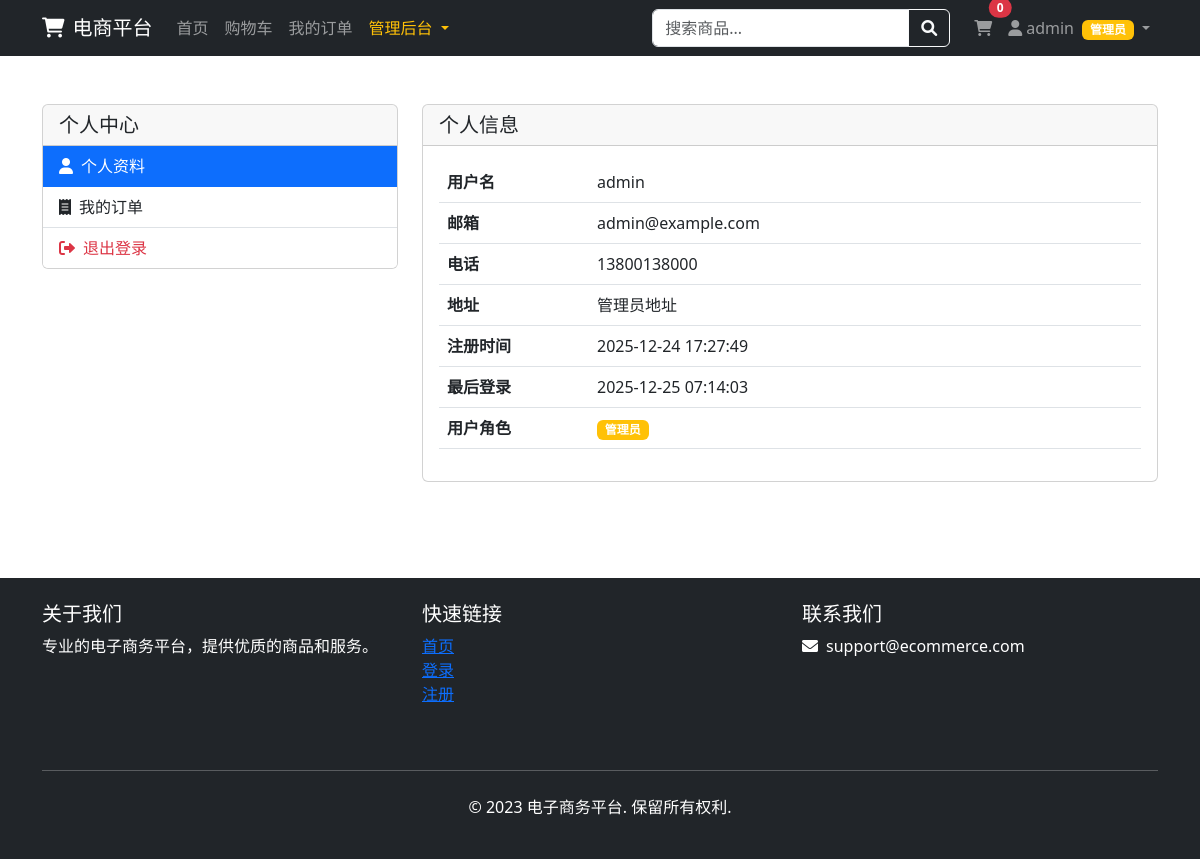
Page /auth/profile (signed in) on the committed database.
### app/models.py (models this page shows, shortened)
class User(UserMixin, db.Model):
    __tablename__ = 'users'
    id = db.Column(db.Integer, primary_key=True)
    username = db.Column(db.String(64), unique=True, nullable=False, index=True)
    email = db.Column(db.String(120), unique=True, nullable=False, index=True)
    password_hash = db.Column(db.String(256), nullable=False)
    is_admin = db.Column(db.Boolean, default=False)
    is_active = db.Column(db.Boolean, default=True)
    created_at = db.Column(db.DateTime, default=datetime.utcnow)
    last_login = db.Column(db.DateTime)
    phone = db.Column(db.String(20))
    address = db.Column(db.Text)
    avatar = db.Column(db.String(200), default='default_avatar.png')
    carts = db.relationship('Cart', backref='user', lazy='dynamic')
    orders = db.relationship('Order', backref='user', lazy='dynamic')
    reviews = db.relationship('Review', backref='user', lazy='dynamic')
    logs = db.relationship('UserLog', backref='user', lazy='dynamic')

### app/auth/routes.py (the view)
@auth.route('/profile')
@login_required
def profile():
    return render_template('profile.html')

### app/context_processors.py (called while the page is built)
def inject_now():
    return {'now': datetime.utcnow()}

def inject_categories():
    try:
        categories = Category.query.order_by(Category.name).all()
        return {'categories': categories}
    except:
        return {'categories': []}

def inject_cart_info():
    from flask_login import current_user
    cart_items_count = 0
    cart_total_amount = 0
    if current_user.is_authenticated:
        try:
            cart = Cart.query.filter_by(user_id=current_user.id).first()
            if cart:
                cart_items_count = cart.total_quantity
                cart_total_amount = float(cart.total_price)
        except:
            pass
    return {
        'cart_items_count': cart_items_count,
        'cart_total_amount': cart_total_amount
    }

### app/models.py (called while the page is built)
@login_manager.user_loader
def load_user(user_id):
    return User.query.get(int(user_id))

    @property
    def total_price(self):
        return sum(item.subtotal for item in self.items)

    @property
    def total_quantity(self):
        return sum(item.quantity for item in self.items)

### app/templates/profile.html (shortened to what this page needs)
{% extends "base.html" %}
{% block content %}
<div class="container py-5">
    <div class="row">
        <div class="col-md-4">
            <div class="card">
                <div class="card-header">
                    <h5 class="mb-0">个人中心</h5>
                </div>
                <div class="list-group list-group-flush">
                    <a href="{{ url_for('auth.profile') }}" class="list-group-item list-group-item-action active">
                        <i class="fas fa-user me-2"></i>个人资料
                    </a>
                    <a href="{{ url_for('order.order_list') }}" class="list-group-item list-group-item-action">
                        <i class="fas fa-receipt me-2"></i>我的订单
                    </a>
                    <a href="{{ url_for('auth.logout') }}" class="list-group-item list-group-item-action text-danger">
                        <i class="fas fa-sign-out-alt me-2"></i>退出登录
                    </a>
                </div>
            </div>
        </div>
        <div class="col-md-8">
            <div class="card">
                <div class="card-header">
                    <h5 class="mb-0">个人信息</h5>
                </div>
                <div class="card-body">
                    <table class="table">
                        <tr>
                            <th style="width: 150px;">用户名</th>
                            <td>{{ current_user.username }}</td>
                        </tr>
                        <tr>
                            <th>邮箱</th>
                            <td>{{ current_user.email }}</td>
                        </tr>
                        <tr>
                            <th>电话</th>
                            <td>{{ current_user.phone or '未设置' }}</td>
                        </tr>
                        <tr>
                            <th>地址</th>
                            <td>{{ current_user.address or '未设置' }}</td>
                        </tr>
                        <tr>
                            <th>注册时间</th>
                            <td>{{ current_user.created_at.strftime('%Y-%m-%d %H:%M:%S') }}</td>
                        </tr>
                        <tr>
                            <th>最后登录</th>
                            <td>
                                {% if current_user.last_login %}
                                    {{ current_user.last_login.strftime('%Y-%m-%d %H:%M:%S') }}
                                {% else %}
                                    从未登录
                                {% endif %}
                            </td>
                        </tr>
                        <tr>
                            <th>用户角色</th>
                            <td>
                                {% if current_user.is_admin %}
                                    <span class="badge bg-warning">管理员</span>
                                {% else %}
                                    <span class="badge bg-secondary">普通用户</span>
                                {% endif %}
                            </td>
                        </tr>
                    </table>
                </div>
            </div>
        </div>
    </div>
</div>
{% endblock %}

### app/templates/base.html (shortened to what this page needs)
<!DOCTYPE html>
<html lang="zh-CN">
<head>
    <link href="https://cdn.jsdelivr.net/npm/bootstrap@5.3.0/dist/css/bootstrap.min.css" rel="stylesheet">
    <link href="https://cdnjs.cloudflare.com/ajax/libs/font-awesome/6.0.0/css/all.min.css" rel="stylesheet">
    <link href="{{ url_for('static', filename='css/style.css') }}" rel="stylesheet">
</head>
<body>
    <nav class="navbar navbar-expand-lg navbar-dark bg-dark sticky-top">
        <div class="container">
            <a class="navbar-brand" href="{{ url_for('main.index') }}">
                <i class="fas fa-shopping-cart me-2"></i>电商平台
            </a>
            <div class="collapse navbar-collapse" id="navbarNav">
                <ul class="navbar-nav me-auto">
                    <li class="nav-item">
                        <a class="nav-link {% if request.endpoint == 'main.index' %}active{% endif %}"
                           href="{{ url_for('main.index') }}">
                            首页
                        </a>
                    </li>
                    {% if current_user.is_authenticated %}
                    <li class="nav-item">
                        <a class="nav-link {% if request.endpoint == 'cart.view_cart' %}active{% endif %}"
                           href="{{ url_for('cart.view_cart') }}">
                            购物车
                        </a>
                    </li>
                    <li class="nav-item">
                        <a class="nav-link {% if request.endpoint == 'order.order_list' %}active{% endif %}"
                           href="{{ url_for('order.order_list') }}">
                            我的订单
                        </a>
                    </li>
                    {% endif %}
                    {% if current_user.is_authenticated and current_user.is_admin %}
                    <li class="nav-item dropdown">
                        <a class="nav-link dropdown-toggle text-warning" href="#" role="button" data-bs-toggle="dropdown">
                            管理后台
                        </a>
                    </li>
                    {% endif %}
                </ul>
                <form class="d-flex me-3" action="{{ url_for('main.search') }}" method="get">
                    <div class="input-group">
                        <input type="text" class="form-control" name="q"
                               placeholder="搜索商品..." value="{{ request.args.get('q', '') }}">
                        <button class="btn btn-outline-light" type="submit">
                            <i class="fas fa-search"></i>
                        </button>
                    </div>
                </form>
                <ul class="navbar-nav">
                    {% if current_user.is_authenticated %}
                    <li class="nav-item">
                        <a class="nav-link position-relative" href="{{ url_for('cart.view_cart') }}">
                            <i class="fas fa-shopping-cart"></i>
                            <span id="cart-badge" class="position-absolute top-0 start-100 translate-middle badge rounded-pill bg-danger">
                                {{ cart_items_count|default(0) }}
                            </span>
                        </a>
                    </li>
                    {% endif %}
                    {% if current_user.is_authenticated %}
                    <li class="nav-item dropdown">
                        <a class="nav-link dropdown-toggle" href="#" role="button" data-bs-toggle="dropdown">
                            <i class="fas fa-user me-1"></i>{{ current_user.username }}
                            {% if current_user.is_admin %}
                            <span class="badge bg-warning ms-1">管理员</span>
                            {% endif %}
                        </a>
                    </li>
                    {% endif %}
                </ul>
            </div>
        </div>
    </nav>
    <main>
        {% block content %}{% endblock %}
    </main>
    <footer class="footer bg-dark text-white py-4 mt-5">
        <div class="container">
            <div class="row">
                <div class="col-md-4 mb-4">
                    <h5>关于我们</h5>
                    <p>专业的电子商务平台，提供优质的商品和服务。</p>
                </div>
                <div class="col-md-4 mb-4">
                    <h5>快速链接</h5>
                    <ul class="list-unstyled">
                        <li><a href="{{ url_for('main.index') }}">首页</a></li>
                        <li><a href="{{ url_for('auth.login') }}">登录</a></li>
                        <li><a href="{{ url_for('auth.register') }}">注册</a></li>
                    </ul>
                </div>
                <div class="col-md-4 mb-4">
                    <h5>联系我们</h5>
                    <p><i class="fas fa-envelope me-2"></i>support@ecommerce.com</p>
                </div>
            </div>
            <hr class="my-4">
            <div class="text-center">
                <p>&copy; 2023 电子商务平台. 保留所有权利.</p>
            </div>
        </div>
    </footer>
</body>
</html>

### rows in the picture
User: username "admin", email "admin@example.com", phone "13800138000", address "管理员地址", created_at "2025-12-24 17:27:49", last_login "2025-12-25 07:14:03"

### other values in the picture
{{ cart_items_count|default(0) }} "0"
